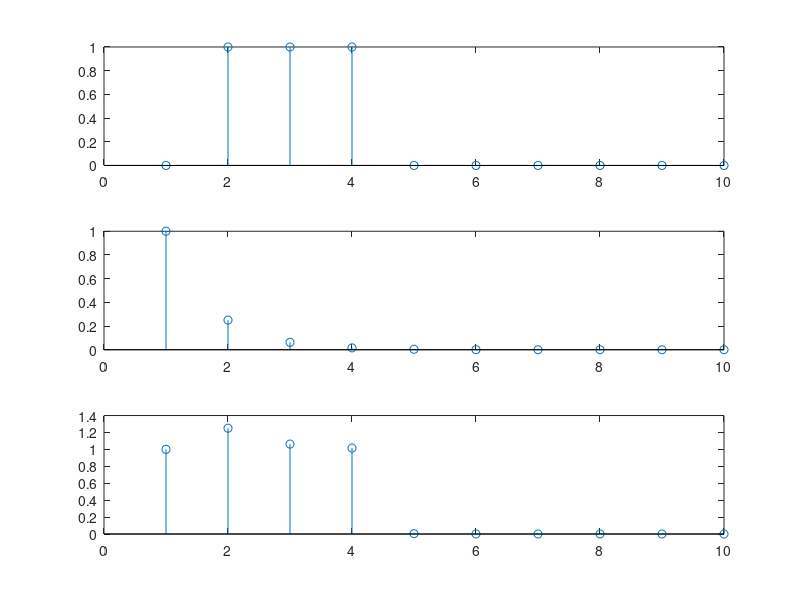

Reproduce this figure in MATLAB.
%Lab2p2q1
clear
clc
clf

n=1:10;
%y[n] = x[n] + (1/4)y[n-1]
%input
x(1,10)=0;
x(2:4)=1;

%response
y1=0.25.^(n-1);
for i=1:10
y2(i)=x(i)+y1(i)
end

subplot(3,1,1)
stem(x)
subplot(3,1,2)
stem(y1)
subplot(3,1,3)
stem(y2)
